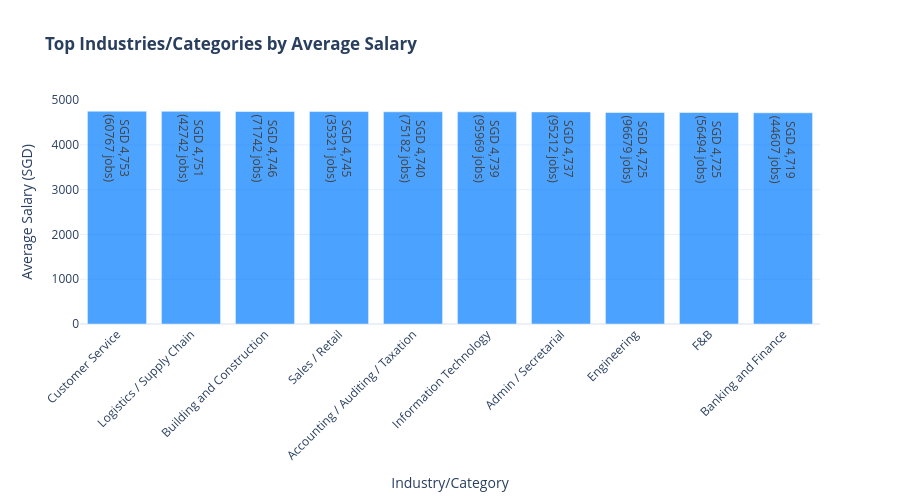

Notebook code cell kept with this figure:
### Code cell
# Chart 7: Top Industries by Salary
try:
    # Get top industries safely
    if 'primary_industry' in df.columns and df['primary_industry'].notna().any():
        top_industries = df['primary_industry'].value_counts().head(10).index
        industry_stats = df[df['primary_industry'].isin(top_industries)].groupby('primary_industry', observed=True)['average_salary'].agg(['mean', 'count']).sort_values('mean', ascending=False)
    else:
        # Fallback: use employment types
        industry_stats = df.groupby('employmentTypes', observed=True)['average_salary'].agg(['mean', 'count']).sort_values('mean', ascending=False).head(10)
        industry_stats.index.name = 'Category'

    fig7 = go.Figure()
    fig7.add_trace(go.Bar(
        x=industry_stats.index,
        y=industry_stats['mean'],
        marker_color='rgba(0, 123, 255, 0.7)',
        text=[f"SGD {val:,.0f}<br>({int(cnt)} jobs)" for val, cnt in zip(industry_stats['mean'], industry_stats['count'])],
        textposition='auto',
        hovertemplate='<b>%{x}</b><br>Mean: SGD %{y:,.0f}<br>Count: %{customdata:,}<extra></extra>',
        customdata=industry_stats['count'].values
    ))

    fig7.update_layout(
        title='<b>Top Industries/Categories by Average Salary</b>',
        xaxis_title='Industry/Category',
        yaxis_title='Average Salary (SGD)',
        hovermode='x unified',
        template='plotly_white',
        height=500,
        xaxis_tickangle=-45
    )
    fig7.show()
    print("✓ Chart 7 created successfully")
except Exception as e:
    print(f"⚠ Error creating Chart 7: {str(e)}")

### Figure 1 — Plotly figure (JSON) as saved in the notebook; plotly's stock layout.template omitted (floating-point values rounded to 4 significant figures)
{"data": [{"customdata": [60767, 42742, 71742, 35321, 75182, 95969, 95212, 96679, 56494, 44607], "hovertemplate": "<b>%{x}</b><br>Mean: SGD %{y:,.0f}<br>Count: %{customdata:,}<extra></extra>", "marker": {"color": "rgba(0, 123, 255, 0.7)"}, "text": ["SGD 4,753<br>(60767 jobs)", "SGD 4,751<br>(42742 jobs)", "SGD 4,746<br>(71742 jobs)", "SGD 4,745<br>(35321 jobs)", "SGD 4,740<br>(75182 jobs)", "SGD 4,739<br>(95969 jobs)", "SGD 4,737<br>(95212 jobs)", "SGD 4,725<br>(96679 jobs)", "SGD 4,725<br>(56494 jobs)", "SGD 4,719<br>(44607 jobs)"], "textposition": "auto", "type": "bar", "x": ["Customer Service", "Logistics / Supply Chain", "Building and Construction", "Sales / Retail", "Accounting / Auditing / Taxation", "Information Technology", "Admin / Secretarial", "Engineering", "F&B", "Banking and Finance"], "y": [4753.0, 4751.0, 4746.0, 4745.0, 4740.0, 4739.0, 4737.0, 4725.0, 4725.0, 4719.0]}], "layout": {"height": 500, "hovermode": "x unified", "title": {"text": "<b>Top Industries/Categories by Average Salary</b>"}, "xaxis": {"tickangle": -45, "title": {"text": "Industry/Category"}}, "yaxis": {"title": {"text": "Average Salary (SGD)"}}}}
